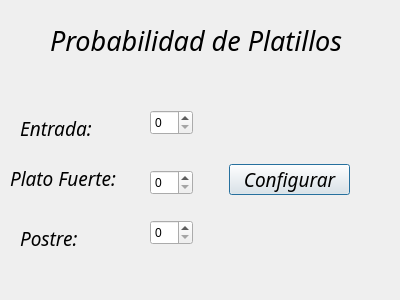
<?xml version="1.0" encoding="UTF-8"?>
<ui version="4.0">
 <class>DialogMenuPorcentages</class>
 <widget class="QDialog" name="DialogMenuPorcentages">
  <property name="geometry">
   <rect>
    <x>0</x>
    <y>0</y>
    <width>400</width>
    <height>300</height>
   </rect>
  </property>
  <property name="windowTitle">
   <string>Dialog</string>
  </property>
  <widget class="QLabel" name="TitleLabel">
   <property name="geometry">
    <rect>
     <x>50</x>
     <y>10</y>
     <width>381</width>
     <height>61</height>
    </rect>
   </property>
   <property name="font">
    <font>
     <family>Monotype Corsiva</family>
     <pointsize>20</pointsize>
     <weight>50</weight>
     <italic>true</italic>
     <bold>false</bold>
    </font>
   </property>
   <property name="text">
    <string>Probabilidad de Platillos</string>
   </property>
  </widget>
  <widget class="QLabel" name="EntranceLabel">
   <property name="geometry">
    <rect>
     <x>20</x>
     <y>120</y>
     <width>81</width>
     <height>16</height>
    </rect>
   </property>
   <property name="font">
    <font>
     <family>Monotype Corsiva</family>
     <pointsize>14</pointsize>
     <weight>50</weight>
     <italic>true</italic>
     <bold>false</bold>
    </font>
   </property>
   <property name="text">
    <string>Entrada:</string>
   </property>
  </widget>
  <widget class="QLabel" name="MealLabel">
   <property name="geometry">
    <rect>
     <x>10</x>
     <y>170</y>
     <width>121</width>
     <height>16</height>
    </rect>
   </property>
   <property name="font">
    <font>
     <family>Monotype Corsiva</family>
     <pointsize>14</pointsize>
     <weight>50</weight>
     <italic>true</italic>
     <bold>false</bold>
    </font>
   </property>
   <property name="text">
    <string>Plato Fuerte:</string>
   </property>
  </widget>
  <widget class="QLabel" name="DessertLabel">
   <property name="geometry">
    <rect>
     <x>20</x>
     <y>230</y>
     <width>71</width>
     <height>16</height>
    </rect>
   </property>
   <property name="font">
    <font>
     <family>Monotype Corsiva</family>
     <pointsize>14</pointsize>
     <weight>50</weight>
     <italic>true</italic>
     <bold>false</bold>
    </font>
   </property>
   <property name="text">
    <string>Postre:</string>
   </property>
  </widget>
  <widget class="QSpinBox" name="spinBoxEntrance">
   <property name="geometry">
    <rect>
     <x>150</x>
     <y>110</y>
     <width>43</width>
     <height>25</height>
    </rect>
   </property>
   <property name="maximum">
    <number>100</number>
   </property>
  </widget>
  <widget class="QSpinBox" name="spinBoxMeal">
   <property name="geometry">
    <rect>
     <x>150</x>
     <y>170</y>
     <width>43</width>
     <height>25</height>
    </rect>
   </property>
   <property name="maximum">
    <number>100</number>
   </property>
  </widget>
  <widget class="QSpinBox" name="spinBoxDessert">
   <property name="geometry">
    <rect>
     <x>150</x>
     <y>220</y>
     <width>43</width>
     <height>25</height>
    </rect>
   </property>
   <property name="maximum">
    <number>100</number>
   </property>
  </widget>
  <widget class="QPushButton" name="ConfigButton">
   <property name="geometry">
    <rect>
     <x>229</x>
     <y>164</y>
     <width>121</width>
     <height>31</height>
    </rect>
   </property>
   <property name="font">
    <font>
     <family>Monotype Corsiva</family>
     <pointsize>14</pointsize>
     <weight>50</weight>
     <italic>true</italic>
     <bold>false</bold>
    </font>
   </property>
   <property name="text">
    <string>Configurar</string>
   </property>
  </widget>
 </widget>
 <resources/>
 <connections/>
</ui>
